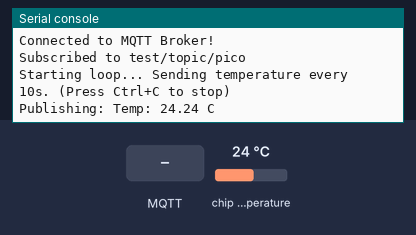
The program below on a simulated Raspberry Pi Pico running MicroPython. Shown: the last lines printed to the serial console. Inputs (shaded band) come from the test bench; at power-on: chip temperature 24 °C. WiFi joins after 1.5 s; no MQTT or app messages arrive unless stated; the clock reads 2024-03-15 10:24:30 at power-on unless the program sets it.

Above: at 3.3 s.
3.4 s: MQTT message "1" arrives on the first subscribed topic
At 4.5 s:
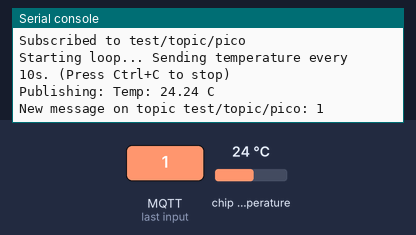
4.9 s: MQTT message "on" arrives on the first subscribed topic
At 5.8 s:
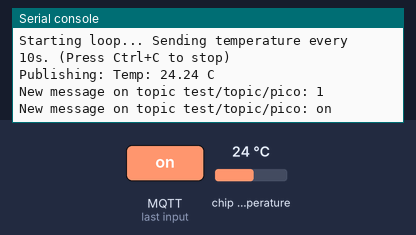
6.4 s: MQTT message "off" arrives on the first subscribed topic
At 7.1 s:
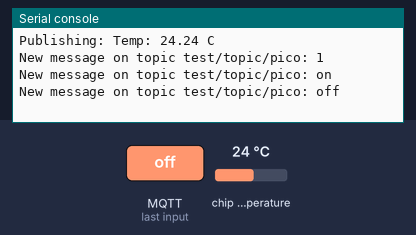

Measured:
- after the input at 3.4 s, the serial console: prints a new line after 0.06 s (image 1)
- after the input at 4.9 s, the serial console: prints a new line after 0.06 s (image 2)
- after the input at 6.4 s, the serial console: prints a new line after 0.07 s (image 3)

The program:

main_mqtt.py
```python
import network
import time
import machine
from umqtt.simple import MQTTClient

# --- Wi-Fi Configuration ---
SSID = "Pixel_OF13"        # Replace with your Wi-Fi name
PASSWORD = "mynameisjeff" # Replace with your Wi-Fi password

# --- MQTT Configuration ---
# Public HiveMQ broker (no password required for port 1883)
MQTT_BROKER = "broker.hivemq.com"
MQTT_PORT = 1883
MQTT_CLIENT_ID = "pico_w_test_client_unique_id_temp" # Changed ID slightly to avoid conflicts
MQTT_TOPIC = b"test/topic/pico"

# --- Temperature Sensor Setup ---
sensor_temp = machine.ADC(4)
conversion_factor = 3.3 / 65535

def read_internal_temperature():
    reading = sensor_temp.read_u16()
    voltage = reading * conversion_factor
    # Formula for RP2040/RP2350 internal temp
    temperature = 27 - (voltage - 0.706) / 0.001721
    return temperature

def connect_wifi():
    wlan = network.WLAN(network.STA_IF)
    wlan.active(True)
    wlan.connect(SSID, PASSWORD)

    print("Connecting to Wi-Fi...", end="")
    max_wait = 10
    while max_wait > 0:
        if wlan.status() < 0 or wlan.status() >= 3:
            break
        max_wait -= 1
        print(".", end="")
        time.sleep(1)

    if wlan.status() != 3:
        raise RuntimeError('Wi-Fi connection failed')
    else:
        print("\nConnected to Wi-Fi")
        print("IP Address:", wlan.ifconfig()[0])

def mqtt_callback(topic, msg):
    print(f"New message on topic {topic.decode()}: {msg.decode()}")

def connect_mqtt():
    # Create MQTT client
    client = MQTTClient(MQTT_CLIENT_ID, MQTT_BROKER, port=MQTT_PORT)
    client.set_callback(mqtt_callback)

    print(f"Connecting to MQTT broker {MQTT_BROKER}...")
    client.connect()
    print("Connected to MQTT Broker!")

    return client

# --- Main Execution ---
try:
    connect_wifi()
    client = connect_mqtt()

    # Subscribe to a topic
    client.subscribe(MQTT_TOPIC)
    print(f"Subscribed to {MQTT_TOPIC.decode()}")

    print("Starting loop... Sending temperature every 10s. (Press Ctrl+C to stop)")

    last_publish_time = 0
    PUBLISH_INTERVAL = 10  # Seconds

    while True:
        # 1. Check for incoming messages (keep connection alive)
        client.check_msg()

        # 2. Check if 10 seconds have passed
        current_time = time.time()
        if current_time - last_publish_time >= PUBLISH_INTERVAL:
            # Read temp
            temp = read_internal_temperature()

            # Create message payload
            msg_str = f"Temp: {temp:.2f} C"
            msg_bytes = msg_str.encode('utf-8')

            # Publish
            print(f"Publishing: {msg_str}")
            client.publish(MQTT_TOPIC, msg_bytes)

            # Update timer
            last_publish_time = current_time

        # Small sleep to prevent tight loop CPU usage
        time.sleep(0.1)

except OSError as e:
    print("Error:", e)
    # import machine
    # machine.reset()
except KeyboardInterrupt:
    print("\nDisconnecting...")
    try:
        client.disconnect()
    except:
        pass
    print("Disconnected.")
```
